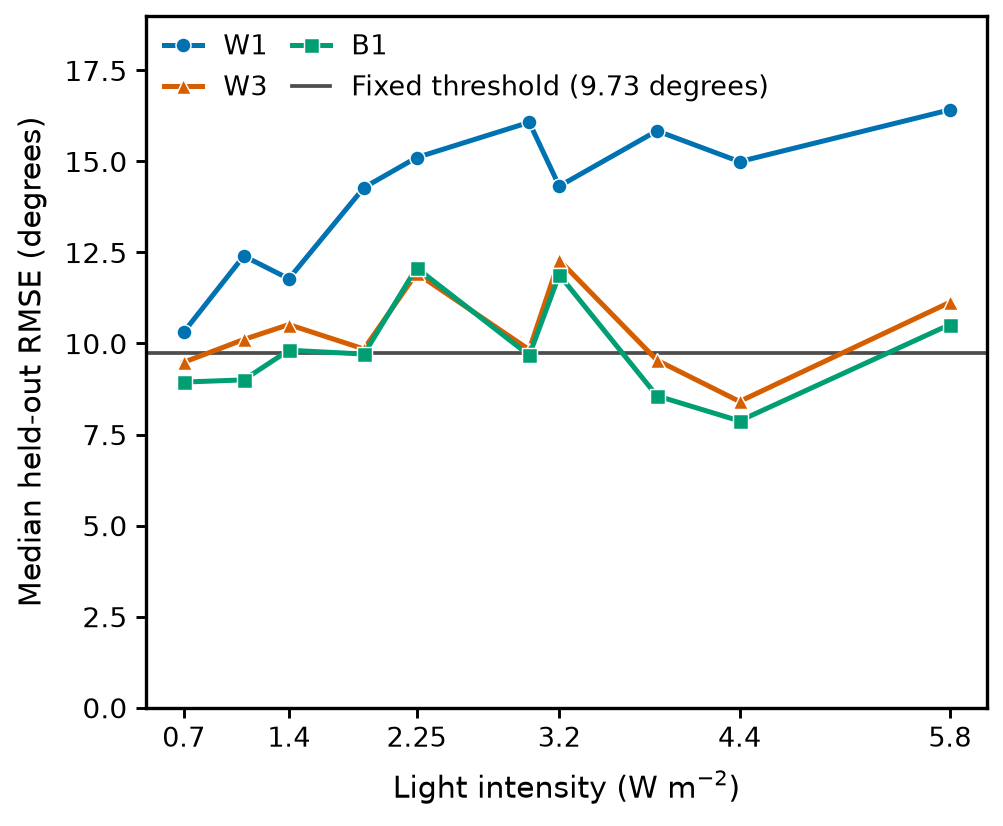

Python code for this plot:
#!/usr/bin/env python3
"""Generate the intensity-stratified W1, W3, and B1 comparison."""

from __future__ import annotations

from pathlib import Path

import matplotlib
matplotlib.use("Agg")
import matplotlib.pyplot as plt
import pandas as pd

ROOT = Path(__file__).resolve().parents[2]
SOURCE = ROOT / "02_workstream_A_external_benchmark/workstream_a/outputs/phase_e_w3_primary_by_intensity.csv"
OUTPUT = ROOT / "07_evidence_pack/figures/fig03_intensity_transfer.png"
MODELS = ["W1", "W3", "B1"]
STYLE = {
    "W1": {"color": "#0072B2", "marker": "o", "label": "W1"},
    "W3": {"color": "#D55E00", "marker": "^", "label": "W3"},
    "B1": {"color": "#009E73", "marker": "s", "label": "B1"},
}


def main() -> None:
    data = pd.read_csv(SOURCE)
    data = data.loc[data["model_label"].isin(MODELS)].copy()
    intensities = sorted(data["I"].unique())
    if len(intensities) != 10:
        raise RuntimeError(f"Expected 10 intensity groups, found {len(intensities)}")
    for model in MODELS:
        group = data.loc[data["model_label"] == model]
        if len(group) != 10 or group["n_plants"].sum() != 268:
            raise RuntimeError(f"Unexpected primary-by-intensity rows for {model}")

    plt.rcParams.update({
        "font.family": "DejaVu Sans",
        "font.size": 7.2,
        "axes.labelsize": 7.2,
        "xtick.labelsize": 6.4,
        "ytick.labelsize": 6.7,
        "legend.fontsize": 6.5,
        "axes.linewidth": 0.8,
    })
    fig, ax = plt.subplots(figsize=(85 / 25.4, 70 / 25.4))
    for model in MODELS:
        group = data.loc[data["model_label"] == model].sort_values("I")
        style = STYLE[model]
        ax.plot(
            group["I"], group["median_rmse_deg"],
            color=style["color"], marker=style["marker"], markersize=3.6,
            markeredgecolor="white", markeredgewidth=0.35, linewidth=1.2,
            linestyle="-", label=style["label"], zorder=3,
        )
    ax.axhline(
        9.73, color="#4D4D4D", linewidth=0.9, linestyle="-",
        label="Fixed threshold (9.73 degrees)", zorder=1,
    )
    ticks = [0.7, 1.4, 2.25, 3.2, 4.4, 5.8]
    ax.set_xticks(ticks, [f"{value:g}" for value in ticks])
    ax.set_xlim(0.45, 6.05)
    ax.set_ylim(0, 19)
    ax.set_xlabel("Light intensity (W m$^{-2}$)")
    ax.set_ylabel("Median held-out RMSE (degrees)")
    ax.tick_params(direction="out", length=2.5, width=0.7, pad=2)
    ax.legend(loc="upper left", ncol=2, frameon=False, columnspacing=0.9,
              handlelength=1.4, borderaxespad=0.25)
    fig.tight_layout(pad=0.55)
    fig.savefig(OUTPUT, dpi=300, facecolor="white")
    plt.close(fig)
    print(f"Wrote {OUTPUT.relative_to(ROOT)} at 300 dpi and 85 mm width")


if __name__ == "__main__":
    main()
